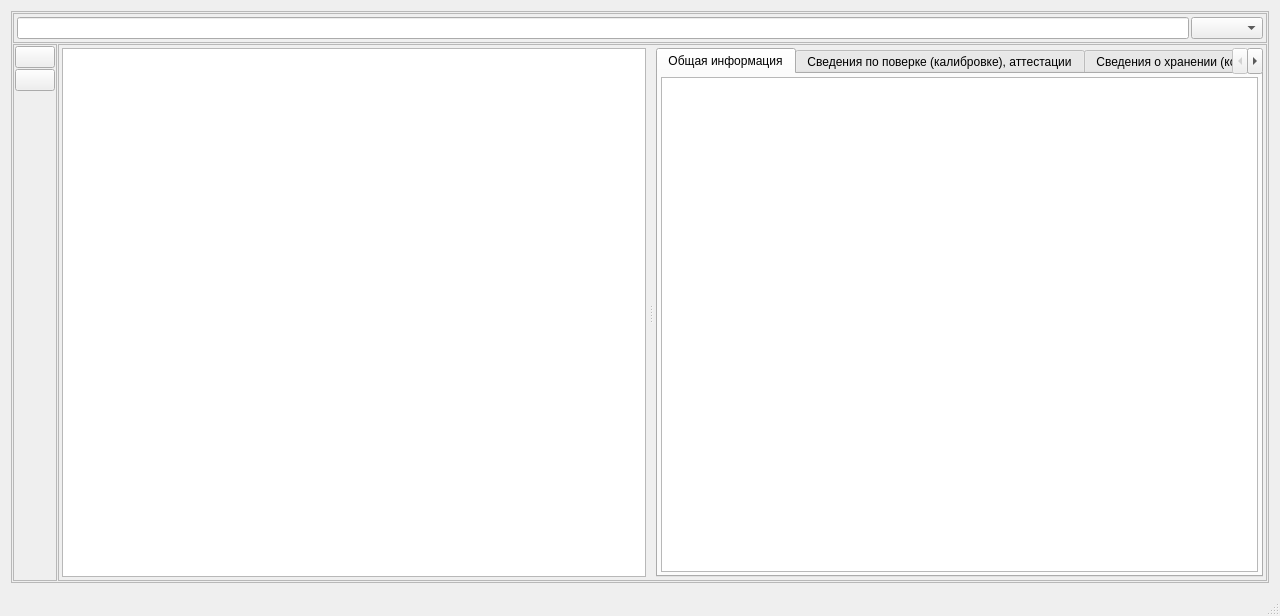
<?xml version="1.0" encoding="UTF-8"?>
<ui version="4.0">
 <class>MainWindow</class>
 <widget class="QMainWindow" name="MainWindow">
  <property name="geometry">
   <rect>
    <x>0</x>
    <y>0</y>
    <width>1280</width>
    <height>616</height>
   </rect>
  </property>
  <property name="minimumSize">
   <size>
    <width>0</width>
    <height>0</height>
   </size>
  </property>
  <property name="windowTitle">
   <string>MainWindow</string>
  </property>
  <widget class="QWidget" name="centralwidget">
   <layout class="QVBoxLayout" name="verticalLayout">
    <item>
     <widget class="QFrame" name="frame_main">
      <property name="frameShape">
       <enum>QFrame::NoFrame</enum>
      </property>
      <property name="frameShadow">
       <enum>QFrame::Raised</enum>
      </property>
      <layout class="QVBoxLayout" name="verticalLayout_5" stretch="1">
       <property name="spacing">
        <number>0</number>
       </property>
       <property name="leftMargin">
        <number>0</number>
       </property>
       <property name="topMargin">
        <number>0</number>
       </property>
       <property name="rightMargin">
        <number>0</number>
       </property>
       <property name="bottomMargin">
        <number>0</number>
       </property>
       <item>
        <widget class="QFrame" name="frame_center">
         <property name="frameShape">
          <enum>QFrame::NoFrame</enum>
         </property>
         <property name="frameShadow">
          <enum>QFrame::Raised</enum>
         </property>
         <layout class="QHBoxLayout" name="horizontalLayout">
          <property name="spacing">
           <number>0</number>
          </property>
          <property name="leftMargin">
           <number>0</number>
          </property>
          <property name="topMargin">
           <number>0</number>
          </property>
          <property name="rightMargin">
           <number>0</number>
          </property>
          <property name="bottomMargin">
           <number>0</number>
          </property>
          <item>
           <widget class="QFrame" name="frame_content">
            <property name="frameShape">
             <enum>QFrame::NoFrame</enum>
            </property>
            <property name="frameShadow">
             <enum>QFrame::Raised</enum>
            </property>
            <layout class="QVBoxLayout" name="verticalLayout_content">
             <property name="spacing">
              <number>1</number>
             </property>
             <property name="leftMargin">
              <number>2</number>
             </property>
             <property name="topMargin">
              <number>2</number>
             </property>
             <property name="rightMargin">
              <number>2</number>
             </property>
             <property name="bottomMargin">
              <number>2</number>
             </property>
             <item>
              <widget class="QStackedWidget" name="stackedWidget">
               <property name="frameShape">
                <enum>QFrame::StyledPanel</enum>
               </property>
               <property name="currentIndex">
                <number>0</number>
               </property>
               <widget class="QWidget" name="page_equipment">
                <layout class="QGridLayout" name="gridLayout_equipment" rowstretch="0,1" columnstretch="0,1">
                 <property name="leftMargin">
                  <number>1</number>
                 </property>
                 <property name="topMargin">
                  <number>1</number>
                 </property>
                 <property name="rightMargin">
                  <number>1</number>
                 </property>
                 <property name="bottomMargin">
                  <number>1</number>
                 </property>
                 <property name="spacing">
                  <number>1</number>
                 </property>
                 <item row="1" column="1">
                  <widget class="QSplitter" name="splitter_equipment_info">
                   <property name="frameShape">
                    <enum>QFrame::StyledPanel</enum>
                   </property>
                   <property name="orientation">
                    <enum>Qt::Horizontal</enum>
                   </property>
                   <widget class="QWidget" name="widget_equipment_info_right" native="true">
                    <layout class="QVBoxLayout" name="verticalLayout_equipment_info_right_2" stretch="1">
                     <property name="spacing">
                      <number>2</number>
                     </property>
                     <property name="leftMargin">
                      <number>3</number>
                     </property>
                     <property name="topMargin">
                      <number>3</number>
                     </property>
                     <property name="rightMargin">
                      <number>3</number>
                     </property>
                     <property name="bottomMargin">
                      <number>3</number>
                     </property>
                     <item>
                      <widget class="QListWidget" name="listWidget_equipment_list"/>
                     </item>
                    </layout>
                   </widget>
                   <widget class="QWidget" name="widget_equipment_info_left" native="true">
                    <layout class="QVBoxLayout" name="verticalLayout_equipment_info_left_2">
                     <property name="spacing">
                      <number>2</number>
                     </property>
                     <property name="sizeConstraint">
                      <enum>QLayout::SetMaximumSize</enum>
                     </property>
                     <property name="leftMargin">
                      <number>3</number>
                     </property>
                     <property name="topMargin">
                      <number>3</number>
                     </property>
                     <property name="rightMargin">
                      <number>3</number>
                     </property>
                     <property name="bottomMargin">
                      <number>3</number>
                     </property>
                     <item>
                      <widget class="QTabWidget" name="tabWidget_equipment_info_table">
                       <property name="currentIndex">
                        <number>0</number>
                       </property>
                       <widget class="QWidget" name="tab_general_information">
                        <attribute name="title">
                         <string>Общая информация</string>
                        </attribute>
                        <layout class="QVBoxLayout" name="verticalLayout_general_information" stretch="1">
                         <property name="spacing">
                          <number>2</number>
                         </property>
                         <property name="leftMargin">
                          <number>3</number>
                         </property>
                         <property name="topMargin">
                          <number>3</number>
                         </property>
                         <property name="rightMargin">
                          <number>3</number>
                         </property>
                         <property name="bottomMargin">
                          <number>3</number>
                         </property>
                         <item>
                          <widget class="QTableView" name="tableView_general_information"/>
                         </item>
                        </layout>
                       </widget>
                       <widget class="QWidget" name="tab_verification_info">
                        <attribute name="title">
                         <string>Сведения по поверке (калибровке), аттестации</string>
                        </attribute>
                        <layout class="QVBoxLayout" name="verticalLayout_verification_info">
                         <property name="spacing">
                          <number>2</number>
                         </property>
                         <property name="leftMargin">
                          <number>3</number>
                         </property>
                         <property name="topMargin">
                          <number>3</number>
                         </property>
                         <property name="rightMargin">
                          <number>3</number>
                         </property>
                         <property name="bottomMargin">
                          <number>3</number>
                         </property>
                         <item>
                          <widget class="QTableView" name="tableView_eq_verification_info"/>
                         </item>
                        </layout>
                       </widget>
                       <widget class="QWidget" name="tab_storage_info">
                        <attribute name="title">
                         <string>Сведения о хранении (консервации)</string>
                        </attribute>
                        <layout class="QVBoxLayout" name="verticalLayout_storage_info">
                         <property name="spacing">
                          <number>2</number>
                         </property>
                         <property name="leftMargin">
                          <number>3</number>
                         </property>
                         <property name="topMargin">
                          <number>3</number>
                         </property>
                         <property name="rightMargin">
                          <number>3</number>
                         </property>
                         <property name="bottomMargin">
                          <number>3</number>
                         </property>
                         <item>
                          <widget class="QTableView" name="tableView_storage_info"/>
                         </item>
                        </layout>
                       </widget>
                       <widget class="QWidget" name="tab_repair_info">
                        <attribute name="title">
                         <string>Сведения о ремонте</string>
                        </attribute>
                        <layout class="QVBoxLayout" name="verticalLayout_repair_info">
                         <property name="spacing">
                          <number>2</number>
                         </property>
                         <property name="leftMargin">
                          <number>3</number>
                         </property>
                         <property name="topMargin">
                          <number>3</number>
                         </property>
                         <property name="rightMargin">
                          <number>3</number>
                         </property>
                         <property name="bottomMargin">
                          <number>3</number>
                         </property>
                         <item>
                          <widget class="QTableView" name="tableVieweq_repair_info"/>
                         </item>
                        </layout>
                       </widget>
                      </widget>
                     </item>
                    </layout>
                   </widget>
                  </widget>
                 </item>
                 <item row="1" column="0">
                  <widget class="QFrame" name="frame_equipment_buttons">
                   <property name="frameShape">
                    <enum>QFrame::StyledPanel</enum>
                   </property>
                   <property name="frameShadow">
                    <enum>QFrame::Raised</enum>
                   </property>
                   <layout class="QVBoxLayout" name="verticalLayout_equipment_buttons" stretch="0,0,1">
                    <property name="spacing">
                     <number>1</number>
                    </property>
                    <property name="leftMargin">
                     <number>1</number>
                    </property>
                    <property name="topMargin">
                     <number>1</number>
                    </property>
                    <property name="rightMargin">
                     <number>1</number>
                    </property>
                    <property name="bottomMargin">
                     <number>1</number>
                    </property>
                    <item>
                     <widget class="QPushButton" name="pushButton_eq_add">
                      <property name="text">
                       <string/>
                      </property>
                     </widget>
                    </item>
                    <item>
                     <widget class="QPushButton" name="pushButton_eq_delete">
                      <property name="text">
                       <string/>
                      </property>
                     </widget>
                    </item>
                    <item>
                     <spacer name="verticalSpacer_7">
                      <property name="orientation">
                       <enum>Qt::Vertical</enum>
                      </property>
                      <property name="sizeHint" stdset="0">
                       <size>
                        <width>20</width>
                        <height>40</height>
                       </size>
                      </property>
                     </spacer>
                    </item>
                   </layout>
                  </widget>
                 </item>
                 <item row="0" column="0" colspan="2">
                  <widget class="QFrame" name="frame_select_eq_type">
                   <property name="frameShape">
                    <enum>QFrame::StyledPanel</enum>
                   </property>
                   <property name="frameShadow">
                    <enum>QFrame::Raised</enum>
                   </property>
                   <layout class="QHBoxLayout" name="horizontalLayout_select_eq_type_2">
                    <property name="spacing">
                     <number>2</number>
                    </property>
                    <property name="leftMargin">
                     <number>3</number>
                    </property>
                    <property name="topMargin">
                     <number>3</number>
                    </property>
                    <property name="rightMargin">
                     <number>3</number>
                    </property>
                    <property name="bottomMargin">
                     <number>3</number>
                    </property>
                    <item>
                     <widget class="QLineEdit" name="lineEdit_equipment_search"/>
                    </item>
                    <item>
                     <widget class="QComboBox" name="comboBox_search_eq_type"/>
                    </item>
                   </layout>
                  </widget>
                 </item>
                </layout>
               </widget>
              </widget>
             </item>
            </layout>
           </widget>
          </item>
         </layout>
        </widget>
       </item>
      </layout>
     </widget>
    </item>
   </layout>
  </widget>
  <widget class="QStatusBar" name="statusbar"/>
 </widget>
 <resources/>
 <connections/>
</ui>
